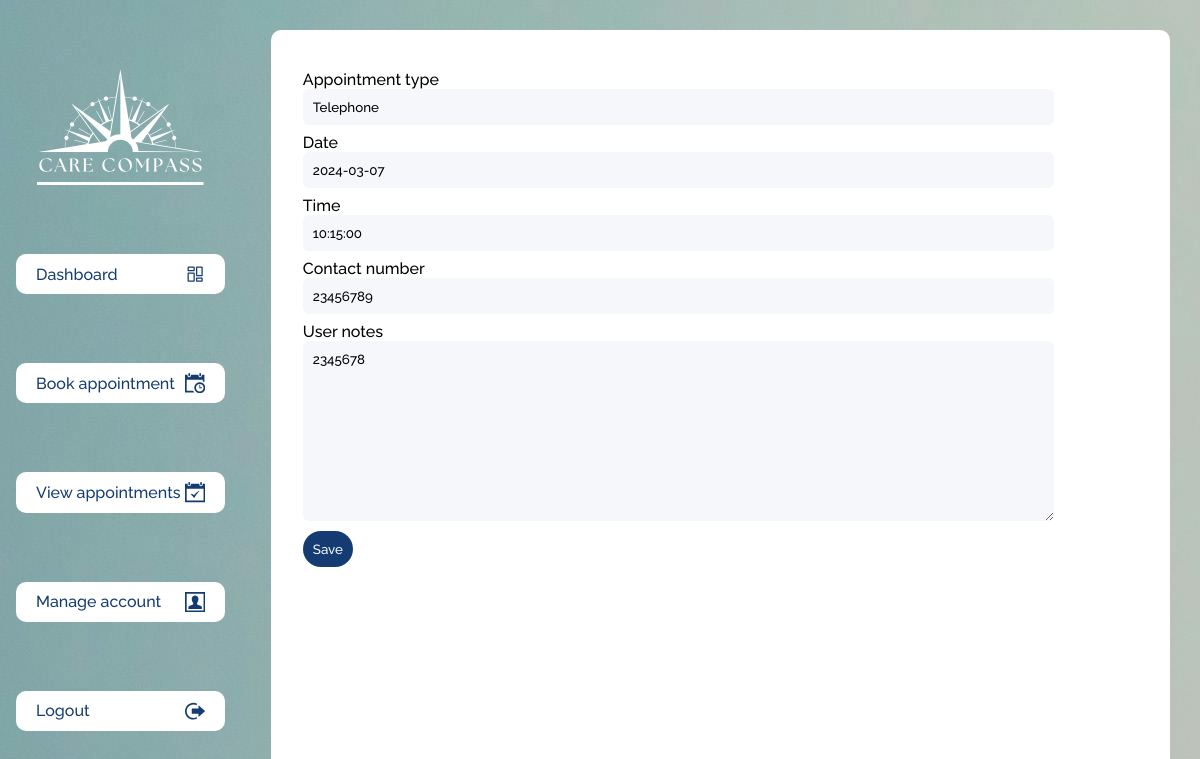
/appointments/edit/5/ (signed in), run on the app's committed database.
### appointments/models.py (models this page shows, shortened)
class Appointment(models.Model):
    user = models.ForeignKey(settings.AUTH_USER_MODEL, on_delete=models.CASCADE, related_name='appointments')
    appointment_type = models.CharField(max_length=100)
    date = models.DateField()
    time = models.TimeField()
    contact_number = models.CharField(max_length=15)
    user_notes = models.TextField(blank=True)
    admin_notes = models.TextField(blank=True)
    created_at = models.DateTimeField(auto_now_add=True)
    updated_at = models.DateTimeField(auto_now=True)

### appointments/views.py (the view)
# urls.py: path('edit/<int:appointment_id>/', views.edit_appointment, name='edit_appointment'),
@login_required
def edit_appointment(request, appointment_id):
    appointment = get_object_or_404(Appointment, id=appointment_id)
    if not request.user.is_administrator() and appointment.user != request.user:
        return redirect('accounts:dashboard')
    if request.method == 'POST':
        form = AppointmentForm(request.POST, instance=appointment, user=request.user)
        if form.is_valid():
            form.save()
            return redirect(VIEW_APPOINTMENTS)
    else:
        form = AppointmentForm(instance=appointment, user=request.user)
    return render(request, 'appointments/edit_appointment.html', {'form': form})

### appointments/forms.py (shortened to what this page needs)
class AppointmentForm(forms.ModelForm):
    class Meta:
        model = Appointment
        fields = ['appointment_type', 'date', 'time', 'contact_number', 'user_notes']
    def __init__(self, *args, **kwargs):
        self.user = kwargs.pop('user', None)
        super(AppointmentForm, self).__init__(*args, **kwargs)
        if self.user and self.user.is_administrator():
            self.fields['admin_notes'] = forms.CharField(widget=forms.Textarea, required=False)

### accounts/models.py (called while the page is built)
    def is_administrator(self):
        return self.is_admin

### templates/appointments/edit_appointment.html (shortened to what this page needs)
{% extends 'base.html' %}
{% block content %}
<form method="post" action="">
    {% for field in form %}
        <div class="form-group">
            <label>{{ field.label }}</label>
            <div class="form-input">
                {{ field }}
            </div>
        </div>
    {% endfor %}
    <button type="submit" class="btn btn-primary">Save</button>
</form>
{% endblock %}

### static/css/layout.css (style rules this page uses)
body { font-family: "Segoe UI", Tahoma, Geneva, Verdana, sans-serif; font-size: 16px; font-style: normal; font-weight: 400; display: flex; flex-direction: row; width: 100vw; height: 100vh; margin: 0; padding: 0; background-image: url("../assets/images/background-pattern-1.jpg"); }

### static/css/buttons.css (style rules this page uses)
button { border-radius: 30px; background: #143c72; display: flex; justify-content: center; align-items: center; color: #f5f7fa; border: none; padding: 0.75em; margin: 0.75em 0; }

### static/css/forms.css (style rules this page uses)
form { width: 100%; }
.form-group { width: 90%; margin: 0.5em 0; }
.form-input input { width: calc(100% - 20px); padding: 10px; border-radius: 6px; background-color: #f5f7fa; display: flex; align-items: center; border: none; }
.form-input textarea { width: calc(100% - 20px); padding: 10px; border-radius: 6px; background-color: #f5f7fa; display: flex; align-items: center; border: none; }
.form-input input::placeholder { font-size: 10px; }

### data on the page
Appointment: form "Telephone" "2024-03-07" "10:15:00" "23456789" "2345678"

### other printed values
{{ field.label }} "Appointment type" "Date" "Time" "Contact number" "User notes"
